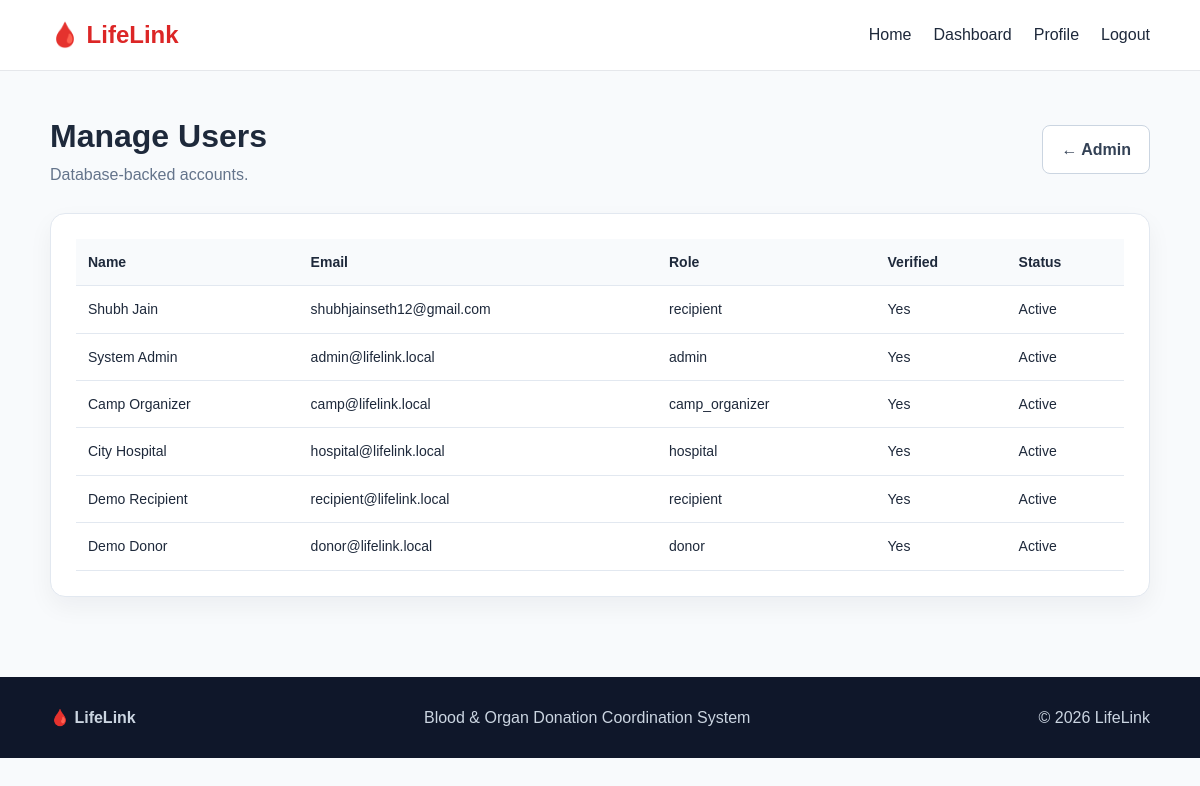
Screenshot of /manage-users (signed in) with the database file from the repository.
### tables this page shows
CREATE TABLE users(
      id INTEGER PRIMARY KEY AUTOINCREMENT, name TEXT NOT NULL, email TEXT UNIQUE NOT NULL,
      password_hash TEXT NOT NULL, role TEXT NOT NULL, phone TEXT, city TEXT,
      lat REAL, lng REAL, blood_group TEXT, last_donation TEXT,
      verified INTEGER DEFAULT 1, active INTEGER DEFAULT 1, created_at TEXT NOT NULL
    );

### app.py (the view)
@app.route("/manage-users")
@role_required("admin")
def manage_users(): return render_template("manage-users.html",users=q("SELECT * FROM users ORDER BY created_at DESC"))

### app.py (called while the page is built)
def db():
    if "db" not in g:
        g.db = sqlite3.connect(DB_PATH)
        g.db.row_factory = sqlite3.Row
        g.db.execute("PRAGMA foreign_keys=ON")
    return g.db

def q(sql, args=(), one=False):
    cur=db().execute(sql,args)
    rows=cur.fetchone() if one else cur.fetchall()
    cur.close()
    return rows

def current_user():
    uid=session.get("user_id")
    return q("SELECT * FROM users WHERE id=? AND active=1",(uid,),one=True) if uid else None

@app.context_processor
def inject():
    return {"current_user": current_user(), "blood_groups": BLOOD_GROUPS, "cooldown": COOLDOWN_DAYS}

def role_required(*roles):
    def deco(f):
        @wraps(f)
        def wrap(*a,**kw):
            u=current_user()
            if not u: return redirect(url_for("login",next=request.path))
            if u["role"] not in roles:
                flash("You do not have permission to access this page.","error")
                return redirect(url_for("dashboard"))
            return f(*a,**kw)
        return wrap
    return deco

### templates/manage-users.html (shortened to what this page needs)
<!doctype html><html lang="en"><head><link rel="stylesheet" href="{{ url_for('static',filename='css/style.css') }}"></head><body>
<header class="navbar"><div class="container navrow"><a class="logo" href="{{ url_for('index') }}">🩸 LifeLink</a><nav class="navlinks">
<a href="{{ url_for('index') }}">Home</a>{% if current_user %}<a href="{{ url_for('dashboard') }}">Dashboard</a>{% if current_user.role=='donor' %}<a href="{{ url_for('blood_requests') }}">Requests</a>{% endif %}<a href="{{ url_for('profile') if current_user.role in ['donor','recipient','camp_organizer'] else url_for('dashboard') }}">Profile</a><a href="{{ url_for('logout') }}">Logout</a>{% else %}<a href="{{ url_for('login') }}">Login</a><a href="{{ url_for('register') }}">Register</a>{% endif %}
</nav></div></header>
<main class="dashboard"><div class="container"><div class="dashhead"><div><h1>Manage Users</h1><p class="muted">Database-backed accounts.</p></div><a class="btn light" href="{{url_for('admin_dashboard')}}">← Admin</a></div><div class="card tablewrap"><table class="table"><tr><th>Name</th><th>Email</th><th>Role</th><th>Verified</th><th>Status</th></tr>{% for u in users %}<tr><td>{{u.name}}</td><td>{{u.email}}</td><td>{{u.role}}</td><td>{{'Yes' if u.verified else 'No'}}</td><td>{{'Active' if u.active else 'Disabled'}}</td></tr>{% endfor %}</table></div></div></main>
<footer><div class="container footerrow"><strong>🩸 LifeLink</strong><span>Blood & Organ Donation Coordination System</span><span>© 2026 LifeLink</span></div></footer>
<script src="{{ url_for('static',filename='js/main.js') }}"></script></body></html>

### static/css/style.css (style rules this page uses)
* { box-sizing:border-box;margin:0;padding:0 }
body { font-family:Arial,sans-serif;background:#f8fafc;color:#1e293b;line-height:1.6 }
a { text-decoration:none;color:inherit }
.container { width:min(1100px,92%);margin:auto }
.navbar { background:#fff;border-bottom:1px solid #e5e7eb;position:sticky;top:0;z-index:10 }
.navrow { height:70px;display:flex;align-items:center;justify-content:space-between }
.logo { font-size:24px;font-weight:700;color:#dc2626 }
.navlinks { display:flex;gap:22px }
.hero p,.muted { color:#64748b }
.btn { display:inline-block;border:0;border-radius:8px;padding:11px 18px;font-weight:700;cursor:pointer }
.light { background:white;border:1px solid #cbd5e1;color:#334155 }
.card,.feature { background:#fff;border:1px solid #e2e8f0;border-radius:15px;padding:25px;box-shadow:0 10px 25px rgba(15,23,42,.05) }
.dashboard { padding:40px 0 }
.dashhead { display:flex;justify-content:space-between;align-items:center;margin-bottom:25px }
.tablewrap { overflow:auto }
.table { width:100%;border-collapse:collapse }
.table th,.table td { text-align:left;padding:12px;border-bottom:1px solid #e2e8f0;font-size:14px }
.table th { background:#f8fafc }
footer { background:#0f172a;color:#cbd5e1;padding:28px 0;margin-top:40px }
.footerrow { display:flex;justify-content:space-between;gap:15px }

### rows the page displays
users: name "Shubh Jain", email "shubhjainseth12@gmail.com", role "recipient", verified "Yes", active "Active"
users: name "System Admin", email "admin@lifelink.local", role "admin", verified "Yes", active "Active"
users: name "Camp Organizer", email "camp@lifelink.local", role "camp_organizer", verified "Yes", active "Active"
users: name "City Hospital", email "hospital@lifelink.local", role "hospital", verified "Yes", active "Active"
users: name "Demo Recipient", email "recipient@lifelink.local", role "recipient", verified "Yes", active "Active"
users: name "Demo Donor", email "donor@lifelink.local", role "donor", verified "Yes", active "Active"
